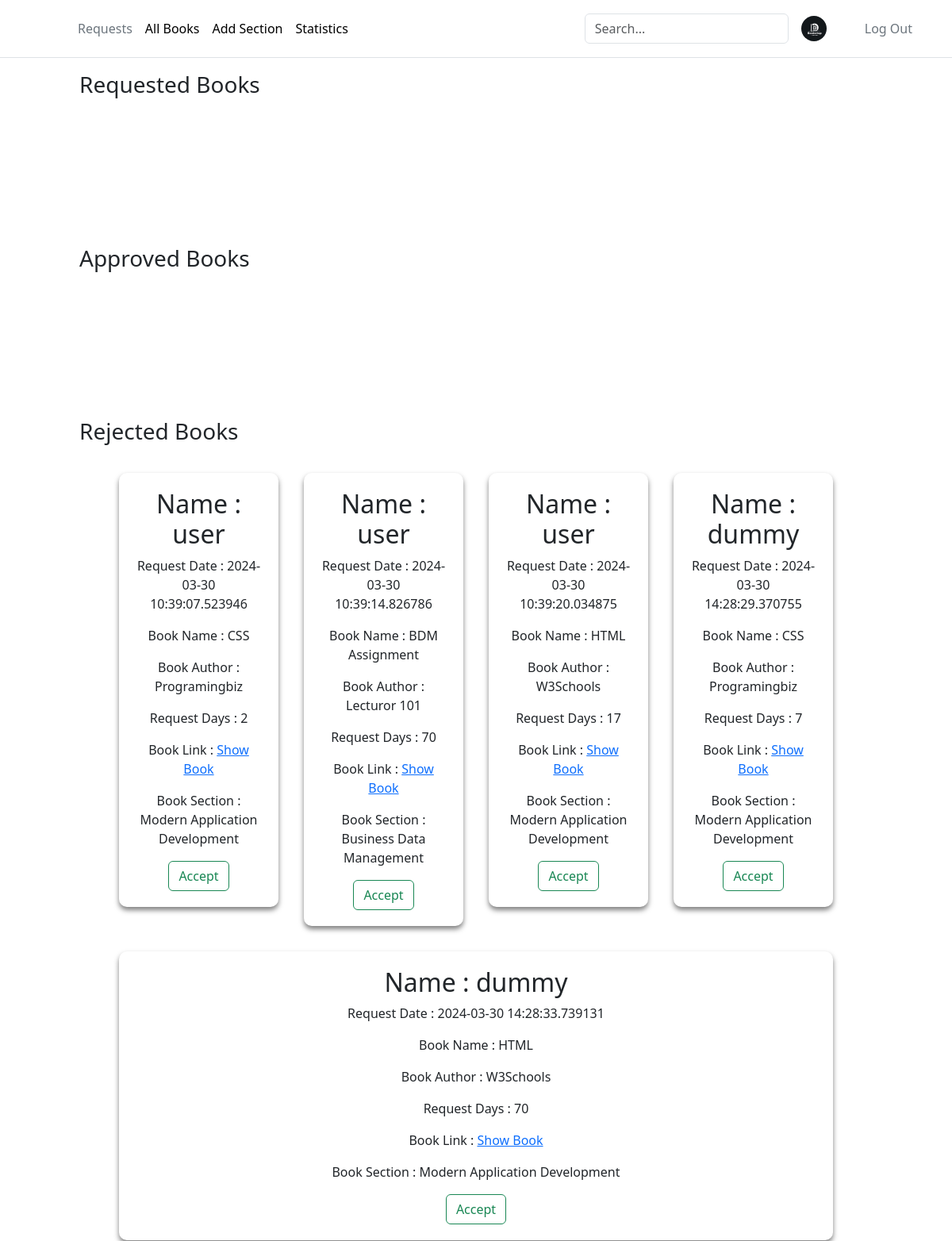
The page /requestedBooks (signed in, upper part) on the database as committed earlier.
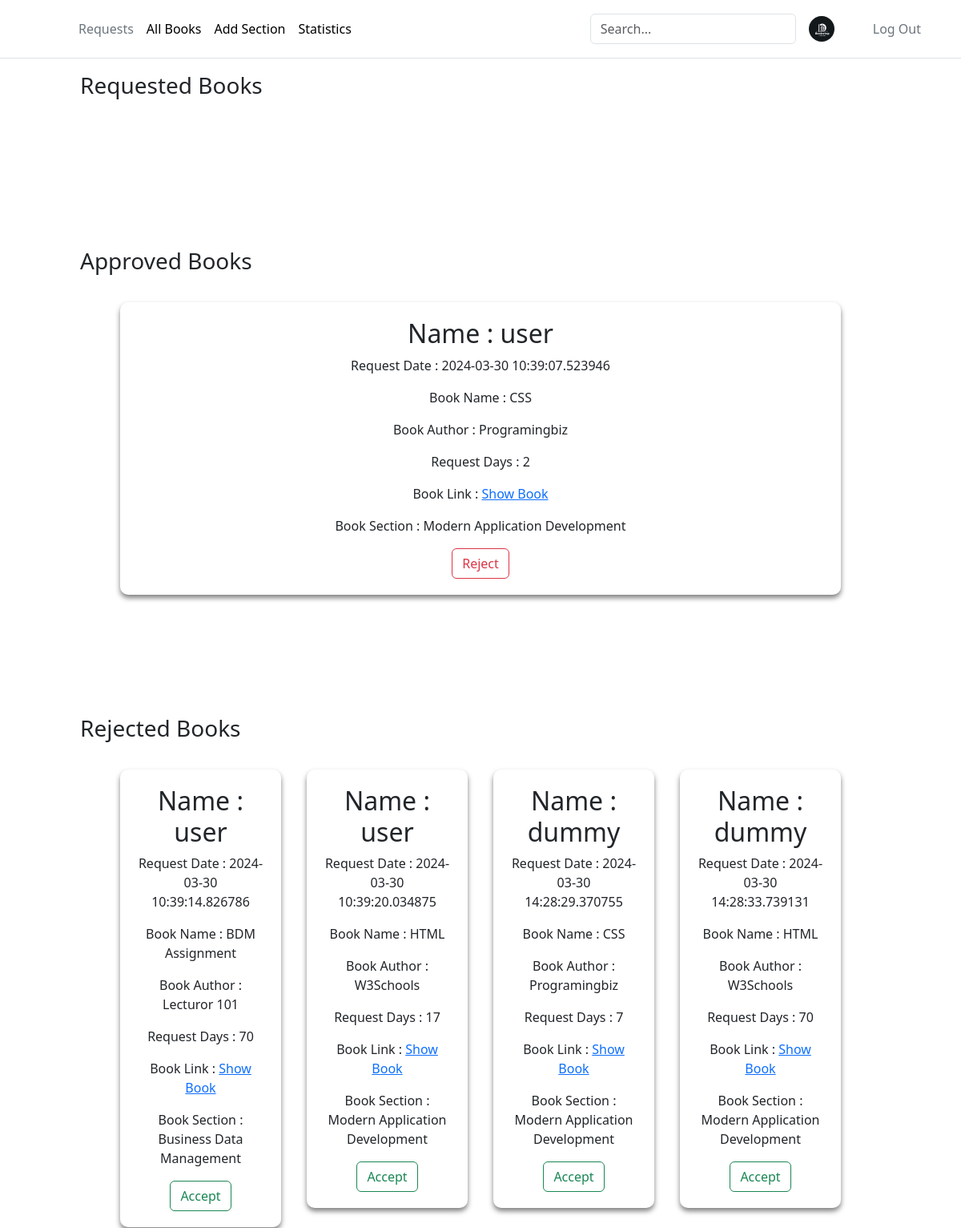
The same page on the database as committed later.
### app.py (models this page shows)
class BookIssue(db.Model):
    __tablename__ = 'BookIssue'
    IssueId = db.Column(db.Integer, autoincrement=True, primary_key=True)
    UserId = db.Column(db.Integer, db.ForeignKey(User.UserId), nullable=False)
    BookId = db.Column(db.Integer, db.ForeignKey(Books.BookId), nullable=False)
    SectionId = db.Column(db.Integer, db.ForeignKey(Section.SectionId), nullable=False)
    RequestDate = db.Column(db.DateTime, nullable=False, default=datetime.datetime.utcnow)
    Days = db.Column(db.Integer, nullable=False)
    IssueDate = db.Column(db.String)
    IssueStatus = db.Column(db.String, nullable=False)
    LastIssueStatusDate = db.Column(db.String)

### app.py (the view, shortened to what this page needs)
@app.route("/requestedBooks", methods=["GET","POST"])
def requestedBooks():
    if 'admin_id' not in session:
        return redirect(url_for('librarianLogin'))
    BookIssueMergeTable = BookIssueMerge.query.filter(
        BookIssueMerge.Section_Title.isnot(None),
        BookIssueMerge.Author.isnot(None),
        BookIssueMerge.Book_Title.isnot(None),
        BookIssueMerge.IssueStatus == "requested",
        BookIssueMerge.UserName.isnot(None)).all()
    ApprovedBookIssueMergeTable = BookIssueMerge.query.filter(
        BookIssueMerge.Section_Title.isnot(None),
        BookIssueMerge.Author.isnot(None),
        BookIssueMerge.Book_Title.isnot(None),
        BookIssueMerge.IssueStatus == "Approved",
        BookIssueMerge.UserName.isnot(None)).all()
    RejectedBookIssueMergeTable = BookIssueMerge.query.filter(
        BookIssueMerge.Section_Title.isnot(None),
        BookIssueMerge.Author.isnot(None),
        BookIssueMerge.Book_Title.isnot(None),
        BookIssueMerge.IssueStatus == "Rejected",
        BookIssueMerge.UserName.isnot(None)).all()
    return render_template("requestBooks.html", books=BookIssueMergeTable, approvedBooks = ApprovedBookIssueMergeTable, rejectedBooks = RejectedBookIssueMergeTable)

### templates/requestBooks.html (shortened to what this page needs)
<!DOCTYPE html>
<html lang="en">
  <head>
    <link rel="stylesheet" href="/static/add-section.css" />
    {% include 'bootstrap.html' %}
  </head>
  <body>
    <div>
      {% include 'headerAdmin.html' %}
      <div>
        <h3 class="firstHeading">Requested Books</h3>
        <div class="main-container">
        </div>
        <h3>Approved Books</h3>
        <div class="main-container">
          {% for book in approvedBooks %}
          <div class="section-container" id="1">
            <h2>Name : {{book.UserName}}</h2>
            <p>Request Date : {{book.RequestDate}}</p>
            <p>Book Name : {{book.Book_Title}}</p>
            <p>Book Author : {{book.Author}}</p>
            <p>Request Days : {{book.Days}}</p>
            <p>
              Book Link :
              <a href="{{ url_for('download_book', filename=book.Book_Link) }}"
                >Show Book</a
              >
            </p>
            <div>
              <p>Book Section : {{book.Section_Title}}</p>
            </div>
            <form
              action="/requestedBooks"
              method="post"
              style="display: inline"
            >
              <button type="submit" class="btn btn-outline-danger">
                Reject
              </button>
            </form>
          </div>
          {% endfor %}
        </div>
        <h3>Rejected Books</h3>
        <div class="main-container">
          {% for book in rejectedBooks %}
          <div class="section-container" id="1">
            <h2>Name : {{book.UserName}}</h2>
            <p>Request Date : {{book.RequestDate}}</p>
            <p>Book Name : {{book.Book_Title}}</p>
            <p>Book Author : {{book.Author}}</p>
            <p>Request Days : {{book.Days}}</p>
            <p>
              Book Link :
              <a href="{{ url_for('download_book', filename=book.Book_Link) }}"
                >Show Book</a
              >
            </p>
            <div>
              <p>Book Section : {{book.Section_Title}}</p>
            </div>
            <form
              action="/requestedBooks"
              method="post"
              style="display: inline"
            >
              <button type="submit" class="btn btn-outline-success">
                Accept
              </button>
            </form>
          </div>
          {% endfor %}
        </div>
      </div>
    </div>
  </body>
</html>

Rows that differ between the two databases and show on the page:
changed BookIssue (number 1 of 5 on the later page): moves from the list under "Rejected Books" to the list under "Approved Books"
